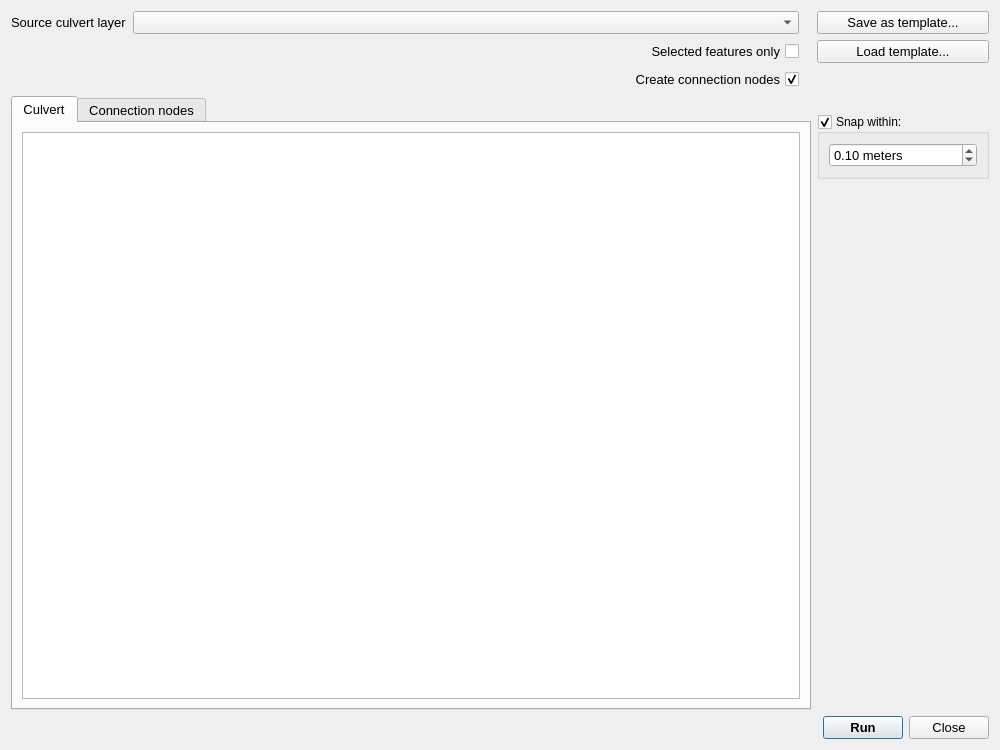
<?xml version="1.0" encoding="UTF-8"?>
<ui version="4.0">
 <class>Dialog</class>
 <widget class="QDialog" name="Dialog">
  <property name="geometry">
   <rect>
    <x>0</x>
    <y>0</y>
    <width>1000</width>
    <height>750</height>
   </rect>
  </property>
  <property name="windowTitle">
   <string>Import culverts</string>
  </property>
  <layout class="QGridLayout" name="gridLayout">
   <item row="0" column="0">
    <widget class="QLabel" name="label">
     <property name="font">
      <font>
       <pointsize>10</pointsize>
      </font>
     </property>
     <property name="text">
      <string>Source culvert layer</string>
     </property>
    </widget>
   </item>
   <item row="0" column="1">
    <widget class="QgsMapLayerComboBox" name="structure_layer_cbo">
     <property name="sizePolicy">
      <sizepolicy hsizetype="Expanding" vsizetype="Fixed">
       <horstretch>0</horstretch>
       <verstretch>0</verstretch>
      </sizepolicy>
     </property>
     <property name="font">
      <font>
       <pointsize>10</pointsize>
      </font>
     </property>
    </widget>
   </item>
   <item row="8" column="5">
    <layout class="QGridLayout" name="gridLayout_6">
     <property name="rightMargin">
      <number>0</number>
     </property>
     <property name="bottomMargin">
      <number>0</number>
     </property>
     <item row="0" column="0">
      <widget class="QPushButton" name="run_pb">
       <property name="font">
        <font>
         <pointsize>10</pointsize>
         <weight>75</weight>
         <bold>true</bold>
        </font>
       </property>
       <property name="text">
        <string>Run</string>
       </property>
      </widget>
     </item>
     <item row="0" column="1">
      <widget class="QPushButton" name="close_pb">
       <property name="font">
        <font>
         <pointsize>10</pointsize>
        </font>
       </property>
       <property name="text">
        <string>Close</string>
       </property>
      </widget>
     </item>
    </layout>
   </item>
   <item row="3" column="0" rowspan="5" colspan="4">
    <widget class="QTabWidget" name="tab_widget">
     <property name="font">
      <font>
       <pointsize>10</pointsize>
      </font>
     </property>
     <property name="currentIndex">
      <number>0</number>
     </property>
     <widget class="QWidget" name="culvert_tab">
      <attribute name="title">
       <string>Culvert</string>
      </attribute>
      <layout class="QGridLayout" name="gridLayout_2">
       <item row="1" column="0">
        <widget class="QTreeView" name="structure_tv"/>
       </item>
      </layout>
     </widget>
     <widget class="QWidget" name="connection_node_tab">
      <attribute name="title">
       <string>Connection nodes</string>
      </attribute>
      <layout class="QGridLayout" name="gridLayout_3">
       <item row="0" column="0">
        <widget class="QTreeView" name="connection_node_tv"/>
       </item>
      </layout>
     </widget>
    </widget>
   </item>
   <item row="6" column="4" colspan="2">
    <widget class="QGroupBox" name="snap_gb">
     <property name="font">
      <font>
       <pointsize>9</pointsize>
      </font>
     </property>
     <property name="title">
      <string>Snap within:</string>
     </property>
     <property name="checkable">
      <bool>true</bool>
     </property>
     <layout class="QGridLayout" name="gridLayout_5">
      <item row="0" column="0">
       <widget class="QDoubleSpinBox" name="snap_dsb">
        <property name="font">
         <font>
          <pointsize>10</pointsize>
         </font>
        </property>
        <property name="suffix">
         <string> meters</string>
        </property>
        <property name="maximum">
         <double>1000000.000000000000000</double>
        </property>
        <property name="value">
         <double>0.100000000000000</double>
        </property>
       </widget>
      </item>
     </layout>
    </widget>
   </item>
   <item row="1" column="1">
    <widget class="QCheckBox" name="selected_only_cb">
     <property name="font">
      <font>
       <pointsize>10</pointsize>
      </font>
     </property>
     <property name="layoutDirection">
      <enum>Qt::RightToLeft</enum>
     </property>
     <property name="text">
      <string>Selected features only</string>
     </property>
    </widget>
   </item>
   <item row="2" column="1">
    <widget class="QCheckBox" name="create_nodes_cb">
     <property name="font">
      <font>
       <pointsize>10</pointsize>
      </font>
     </property>
     <property name="layoutDirection">
      <enum>Qt::RightToLeft</enum>
     </property>
     <property name="text">
      <string>Create connection nodes</string>
     </property>
     <property name="checked">
      <bool>true</bool>
     </property>
    </widget>
   </item>
   <item row="0" column="4" colspan="2">
    <widget class="QPushButton" name="save_pb">
     <property name="sizePolicy">
      <sizepolicy hsizetype="Preferred" vsizetype="Fixed">
       <horstretch>0</horstretch>
       <verstretch>0</verstretch>
      </sizepolicy>
     </property>
     <property name="sizeIncrement">
      <size>
       <width>0</width>
       <height>0</height>
      </size>
     </property>
     <property name="baseSize">
      <size>
       <width>0</width>
       <height>0</height>
      </size>
     </property>
     <property name="font">
      <font>
       <pointsize>10</pointsize>
      </font>
     </property>
     <property name="text">
      <string>Save as template...</string>
     </property>
    </widget>
   </item>
   <item row="7" column="5">
    <spacer name="verticalSpacer">
     <property name="orientation">
      <enum>Qt::Vertical</enum>
     </property>
     <property name="sizeHint" stdset="0">
      <size>
       <width>20</width>
       <height>40</height>
      </size>
     </property>
    </spacer>
   </item>
   <item row="1" column="4" colspan="2">
    <widget class="QPushButton" name="load_pb">
     <property name="sizePolicy">
      <sizepolicy hsizetype="Preferred" vsizetype="Fixed">
       <horstretch>0</horstretch>
       <verstretch>0</verstretch>
      </sizepolicy>
     </property>
     <property name="font">
      <font>
       <pointsize>10</pointsize>
      </font>
     </property>
     <property name="text">
      <string>Load template...</string>
     </property>
    </widget>
   </item>
  </layout>
 </widget>
 <customwidgets>
  <customwidget>
   <class>QgsMapLayerComboBox</class>
   <extends>QComboBox</extends>
   <header>qgsmaplayercombobox.h</header>
  </customwidget>
 </customwidgets>
 <resources/>
 <connections/>
</ui>
